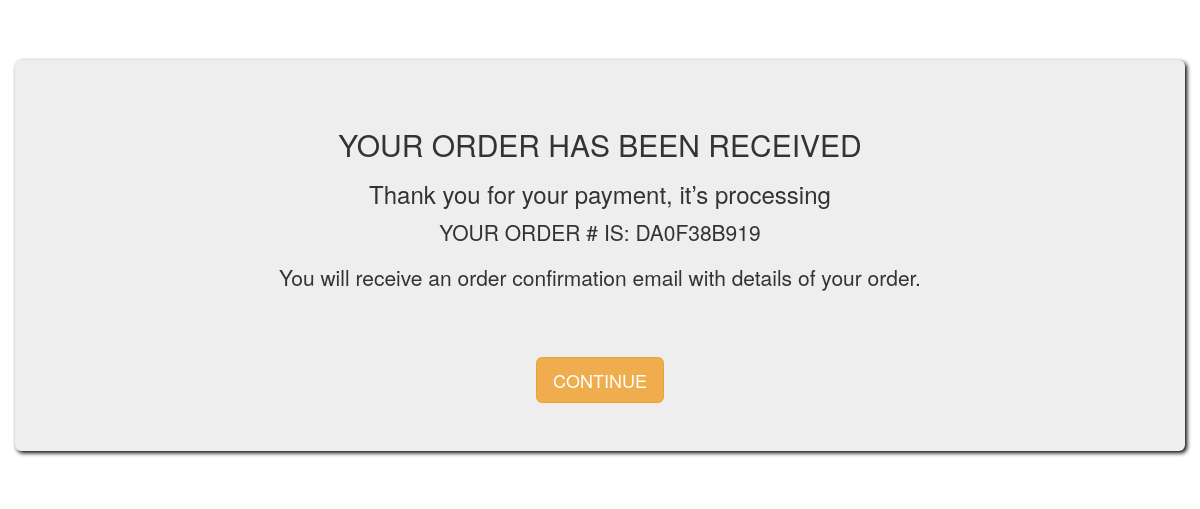
The page /thankyou (signed in) on the database as committed earlier.
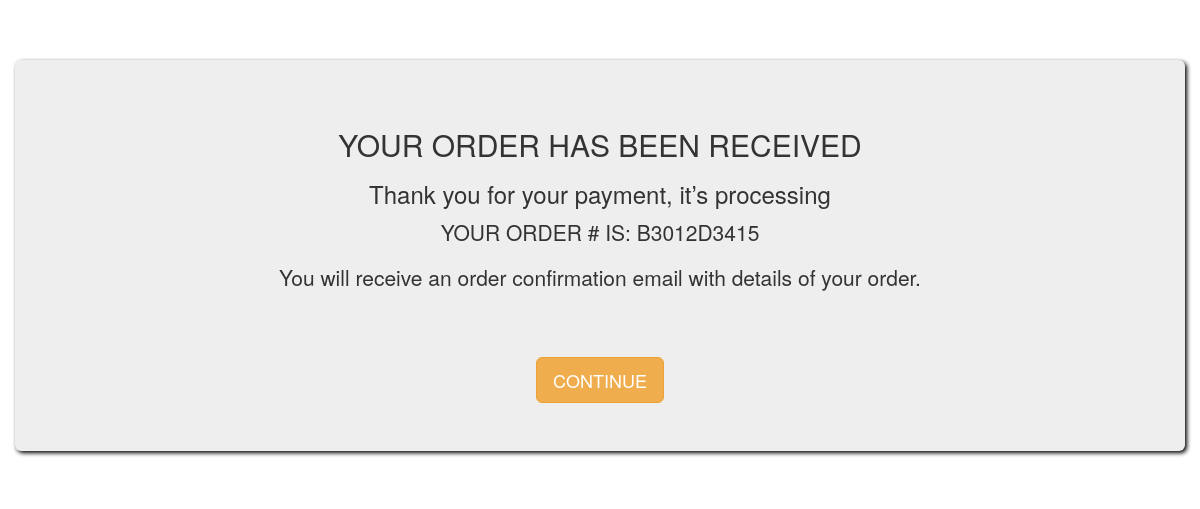
The same page on the database as committed later.
### __init__.py (models this page shows, shortened)
class CustomerOrders(db.Model):
    id = db.Column(db.Integer,primary_key=True)
    invoice = db.Column(db.String(20),unique=True,nullable=False)
    status = db.Column(db.String,default='Pending',nullable=False)
    customer_id = db.Column(db.String,unique=False,nullable=False)
    date = db.Column(db.String, nullable=False)
    orders = db.Column(JsonEcodedDict)

### __init__.py (the view)
@app.route('/thankyou')
def thankyou():
    orders = CustomerOrders.query.filter_by(customer_id=current_user.id).order_by(CustomerOrders.id.desc()).first()
    return render_template('sales/thankyou.html',orders=orders)

### __init__.py (called while the page is built)
@login_manager.user_loader
def loaded(id_user):
    return User.query.get(int(id_user))

     def process_result_value(self, value, dialect):
        if value is None:
            return {}
        else:
            return json.loads(value)

### template/sales/thankyou.html (shortened to what this page needs)
{% block content%}
<!DOCTYPE html>
<html lang="en">
<head>
    <link rel="stylesheet" href="https://maxcdn.bootstrapcdn.com/bootstrap/3.3.7/css/bootstrap.min.css">
</head>
<body>
<div class="container" style="margin-top:5%;">
	<div class="row">
        <div class="jumbotron" style="box-shadow: 2px 2px 4px #000000;">
            <h2 class="text-center">YOUR ORDER HAS BEEN RECEIVED</h2>
          <h3 class="text-center">Thank you for your payment, it’s processing</h3>
          <p class="text-center" style="text-transform:uppercase;">Your order # is: {{orders.invoice}}</p>
          <p class="text-center">You will receive an order confirmation email with details of your order.</p>
            <center><div class="btn-group" style="margin-top:50px;">
                <a href="{{url_for('home')}}" class="btn btn-lg btn-warning">CONTINUE</a>
            </div></center>
        </div>
	</div>
</div>
</body>
</html>
{%endblock%}

Rows that differ between the two databases and show on the page:
no longer on this page (row unchanged): CustomerOrders: invoice "DA0F38B919"
added CustomerOrders: invoice "B3012D3415"
